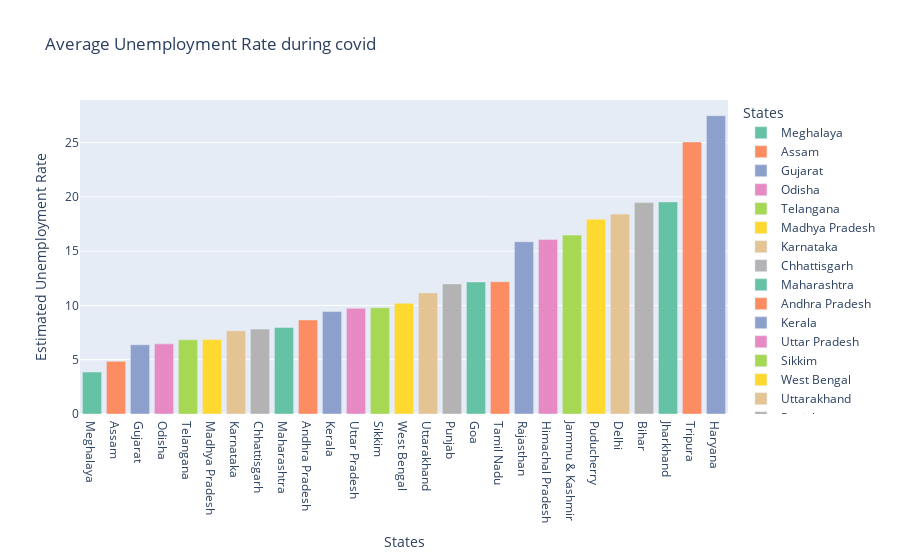

Notebook source saved alongside this figure:
### Code cell
import plotly.express as px

fig = px.bar(unemploy_df, x='States', y='Estimated Unemployment Rate',
             color='States', title='Average Unemployment Rate during covid',
             template='plotly', color_discrete_sequence=px.colors.qualitative.Set2)

fig.show()
# most affected state is haryana and least is meghalaya

### Figure 1 — Plotly figure (JSON) as saved in the notebook; plotly's stock layout.template omitted (floating-point values rounded to 4 significant figures)
{"data": [{"alignmentgroup": "True", "hovertemplate": "States=%{x}<br>Estimated Unemployment Rate=%{y}<extra></extra>", "legendgroup": "Meghalaya", "marker": {"color": "rgb(102,194,165)", "pattern": {"shape": ""}}, "name": "Meghalaya", "offsetgroup": "Meghalaya", "orientation": "v", "showlegend": true, "textposition": "auto", "type": "bar", "x": ["Meghalaya"], "xaxis": "x", "y": [3.866], "yaxis": "y"}, {"alignmentgroup": "True", "hovertemplate": "States=%{x}<br>Estimated Unemployment Rate=%{y}<extra></extra>", "legendgroup": "Assam", "marker": {"color": "rgb(252,141,98)", "pattern": {"shape": ""}}, "name": "Assam", "offsetgroup": "Assam", "orientation": "v", "showlegend": true, "textposition": "auto", "type": "bar", "x": ["Assam"], "xaxis": "x", "y": [4.856], "yaxis": "y"}, {"alignmentgroup": "True", "hovertemplate": "States=%{x}<br>Estimated Unemployment Rate=%{y}<extra></extra>", "legendgroup": "Gujarat", "marker": {"color": "rgb(141,160,203)", "pattern": {"shape": ""}}, "name": "Gujarat", "offsetgroup": "Gujarat", "orientation": "v", "showlegend": true, "textposition": "auto", "type": "bar", "x": ["Gujarat"], "xaxis": "x", "y": [6.376], "yaxis": "y"}, {"alignmentgroup": "True", "hovertemplate": "States=%{x}<br>Estimated Unemployment Rate=%{y}<extra></extra>", "legendgroup": "Odisha", "marker": {"color": "rgb(231,138,195)", "pattern": {"shape": ""}}, "name": "Odisha", "offsetgroup": "Odisha", "orientation": "v", "showlegend": true, "textposition": "auto", "type": "bar", "x": ["Odisha"], "xaxis": "x", "y": [6.462], "yaxis": "y"}, {"alignmentgroup": "True", "hovertemplate": "States=%{x}<br>Estimated Unemployment Rate=%{y}<extra></extra>", "legendgroup": "Telangana", "marker": {"color": "rgb(166,216,84)", "pattern": {"shape": ""}}, "name": "Telangana", "offsetgroup": "Telangana", "orientation": "v", "showlegend": true, "textposition": "auto", "type": "bar", "x": ["Telangana"], "xaxis": "x", "y": [6.833], "yaxis": "y"}, {"alignmentgroup": "True", "hovertemplate": "States=%{x}<br>Estimated Unemployment Rate=%{y}<extra></extra>", "legendgroup": "Madhya Pradesh", "marker": {"color": "rgb(255,217,47)", "pattern": {"shape": ""}}, "name": "Madhya Pradesh", "offsetgroup": "Madhya Pradesh", "orientation": "v", "showlegend": true, "textposition": "auto", "type": "bar", "x": ["Madhya Pradesh"], "xaxis": "x", "y": [6.854], "yaxis": "y"}, {"alignmentgroup": "True", "hovertemplate": "States=%{x}<br>Estimated Unemployment Rate=%{y}<extra></extra>", "legendgroup": "Karnataka", "marker": {"color": "rgb(229,196,148)", "pattern": {"shape": ""}}, "name": "Karnataka", "offsetgroup": "Karnataka", "orientation": "v", "showlegend": true, "textposition": "auto", "type": "bar", "x": ["Karnataka"], "xaxis": "x", "y": [7.668], "yaxis": "y"}, {"alignmentgroup": "True", "hovertemplate": "States=%{x}<br>Estimated Unemployment Rate=%{y}<extra></extra>", "legendgroup": "Chhattisgarh", "marker": {"color": "rgb(179,179,179)", "pattern": {"shape": ""}}, "name": "Chhattisgarh", "offsetgroup": "Chhattisgarh", "orientation": "v", "showlegend": true, "textposition": "auto", "type": "bar", "x": ["Chhattisgarh"], "xaxis": "x", "y": [7.819], "yaxis": "y"}, {"alignmentgroup": "True", "hovertemplate": "States=%{x}<br>Estimated Unemployment Rate=%{y}<extra></extra>", "legendgroup": "Maharashtra", "marker": {"color": "rgb(102,194,165)", "pattern": {"shape": ""}}, "name": "Maharashtra", "offsetgroup": "Maharashtra", "orientation": "v", "showlegend": true, "textposition": "auto", "type": "bar", "x": ["Maharashtra"], "xaxis": "x", "y": [7.979], "yaxis": "y"}, {"alignmentgroup": "True", "hovertemplate": "States=%{x}<br>Estimated Unemployment Rate=%{y}<extra></extra>", "legendgroup": "Andhra Pradesh", "marker": {"color": "rgb(252,141,98)", "pattern": {"shape": ""}}, "name": "Andhra Pradesh", "offsetgroup": "Andhra Pradesh", "orientation": "v", "showlegend": true, "textposition": "auto", "type": "bar", "x": ["Andhra Pradesh"], "xaxis": "x", "y": [8.664], "yaxis": "y"}, {"alignmentgroup": "True", "hovertemplate": "States=%{x}<br>Estimated Unemployment Rate=%{y}<extra></extra>", "legendgroup": "Kerala", "marker": {"color": "rgb(141,160,203)", "pattern": {"shape": ""}}, "name": "Kerala", "offsetgroup": "Kerala", "orientation": "v", "showlegend": true, "textposition": "auto", "type": "bar", "x": ["Kerala"], "xaxis": "x", "y": [9.434], "yaxis": "y"}, {"alignmentgroup": "True", "hovertemplate": "States=%{x}<br>Estimated Unemployment Rate=%{y}<extra></extra>", "legendgroup": "Uttar Pradesh", "marker": {"color": "rgb(231,138,195)", "pattern": {"shape": ""}}, "name": "Uttar Pradesh", "offsetgroup": "Uttar Pradesh", "orientation": "v", "showlegend": true, "textposition": "auto", "type": "bar", "x": ["Uttar Pradesh"], "xaxis": "x", "y": [9.737], "yaxis": "y"}, {"alignmentgroup": "True", "hovertemplate": "States=%{x}<br>Estimated Unemployment Rate=%{y}<extra></extra>", "legendgroup": "Sikkim", "marker": {"color": "rgb(166,216,84)", "pattern": {"shape": ""}}, "name": "Sikkim", "offsetgroup": "Sikkim", "orientation": "v", "showlegend": true, "textposition": "auto", "type": "bar", "x": ["Sikkim"], "xaxis": "x", "y": [9.793], "yaxis": "y"}, {"alignmentgroup": "True", "hovertemplate": "States=%{x}<br>Estimated Unemployment Rate=%{y}<extra></extra>", "legendgroup": "West Bengal", "marker": {"color": "rgb(255,217,47)", "pattern": {"shape": ""}}, "name": "West Bengal", "offsetgroup": "West Bengal", "orientation": "v", "showlegend": true, "textposition": "auto", "type": "bar", "x": ["West Bengal"], "xaxis": "x", "y": [10.19], "yaxis": "y"}, {"alignmentgroup": "True", "hovertemplate": "States=%{x}<br>Estimated Unemployment Rate=%{y}<extra></extra>", "legendgroup": "Uttarakhand", "marker": {"color": "rgb(229,196,148)", "pattern": {"shape": ""}}, "name": "Uttarakhand", "offsetgroup": "Uttarakhand", "orientation": "v", "showlegend": true, "textposition": "auto", "type": "bar", "x": ["Uttarakhand"], "xaxis": "x", "y": [11.16], "yaxis": "y"}, {"alignmentgroup": "True", "hovertemplate": "States=%{x}<br>Estimated Unemployment Rate=%{y}<extra></extra>", "legendgroup": "Punjab", "marker": {"color": "rgb(179,179,179)", "pattern": {"shape": ""}}, "name": "Punjab", "offsetgroup": "Punjab", "orientation": "v", "showlegend": true, "textposition": "auto", "type": "bar", "x": ["Punjab"], "xaxis": "x", "y": [11.98], "yaxis": "y"}, {"alignmentgroup": "True", "hovertemplate": "States=%{x}<br>Estimated Unemployment Rate=%{y}<extra></extra>", "legendgroup": "Goa", "marker": {"color": "rgb(102,194,165)", "pattern": {"shape": ""}}, "name": "Goa", "offsetgroup": "Goa", "orientation": "v", "showlegend": true, "textposition": "auto", "type": "bar", "x": ["Goa"], "xaxis": "x", "y": [12.17], "yaxis": "y"}, {"alignmentgroup": "True", "hovertemplate": "States=%{x}<br>Estimated Unemployment Rate=%{y}<extra></extra>", "legendgroup": "Tamil Nadu", "marker": {"color": "rgb(252,141,98)", "pattern": {"shape": ""}}, "name": "Tamil Nadu", "offsetgroup": "Tamil Nadu", "orientation": "v", "showlegend": true, "textposition": "auto", "type": "bar", "x": ["Tamil Nadu"], "xaxis": "x", "y": [12.19], "yaxis": "y"}, {"alignmentgroup": "True", "hovertemplate": "States=%{x}<br>Estimated Unemployment Rate=%{y}<extra></extra>", "legendgroup": "Rajasthan", "marker": {"color": "rgb(141,160,203)", "pattern": {"shape": ""}}, "name": "Rajasthan", "offsetgroup": "Rajasthan", "orientation": "v", "showlegend": true, "textposition": "auto", "type": "bar", "x": ["Rajasthan"], "xaxis": "x", "y": [15.87], "yaxis": "y"}, {"alignmentgroup": "True", "hovertemplate": "States=%{x}<br>Estimated Unemployment Rate=%{y}<extra></extra>", "legendgroup": "Himachal Pradesh", "marker": {"color": "rgb(231,138,195)", "pattern": {"shape": ""}}, "name": "Himachal Pradesh", "offsetgroup": "Himachal Pradesh", "orientation": "v", "showlegend": true, "textposition": "auto", "type": "bar", "x": ["Himachal Pradesh"], "xaxis": "x", "y": [16.07], "yaxis": "y"}, {"alignmentgroup": "True", "hovertemplate": "States=%{x}<br>Estimated Unemployment Rate=%{y}<extra></extra>", "legendgroup": "Jammu & Kashmir", "marker": {"color": "rgb(166,216,84)", "pattern": {"shape": ""}}, "name": "Jammu & Kashmir", "offsetgroup": "Jammu & Kashmir", "orientation": "v", "showlegend": true, "textposition": "auto", "type": "bar", "x": ["Jammu & Kashmir"], "xaxis": "x", "y": [16.48], "yaxis": "y"}, {"alignmentgroup": "True", "hovertemplate": "States=%{x}<br>Estimated Unemployment Rate=%{y}<extra></extra>", "legendgroup": "Puducherry", "marker": {"color": "rgb(255,217,47)", "pattern": {"shape": ""}}, "name": "Puducherry", "offsetgroup": "Puducherry", "orientation": "v", "showlegend": true, "textposition": "auto", "type": "bar", "x": ["Puducherry"], "xaxis": "x", "y": [17.94], "yaxis": "y"}, {"alignmentgroup": "True", "hovertemplate": "States=%{x}<br>Estimated Unemployment Rate=%{y}<extra></extra>", "legendgroup": "Delhi", "marker": {"color": "rgb(229,196,148)", "pattern": {"shape": ""}}, "name": "Delhi", "offsetgroup": "Delhi", "orientation": "v", "showlegend": true, "textposition": "auto", "type": "bar", "x": ["Delhi"], "xaxis": "x", "y": [18.41], "yaxis": "y"}, {"alignmentgroup": "True", "hovertemplate": "States=%{x}<br>Estimated Unemployment Rate=%{y}<extra></extra>", "legendgroup": "Bihar", "marker": {"color": "rgb(179,179,179)", "pattern": {"shape": ""}}, "name": "Bihar", "offsetgroup": "Bihar", "orientation": "v", "showlegend": true, "textposition": "auto", "type": "bar", "x": ["Bihar"], "xaxis": "x", "y": [19.47], "yaxis": "y"}, {"alignmentgroup": "True", "hovertemplate": "States=%{x}<br>Estimated Unemployment Rate=%{y}<extra></extra>", "legendgroup": "Jharkhand", "marker": {"color": "rgb(102,194,165)", "pattern": {"shape": ""}}, "name": "Jharkhand", "offsetgroup": "Jharkhand", "orientation": "v", "showlegend": true, "textposition": "auto", "type": "bar", "x": ["Jharkhand"], "xaxis": "x", "y": [19.54], "yaxis": "y"}, {"alignmentgroup": "True", "hovertemplate": "States=%{x}<br>Estimated Unemployment Rate=%{y}<extra></extra>", "legendgroup": "Tripura", "marker": {"color": "rgb(252,141,98)", "pattern": {"shape": ""}}, "name": "Tripura", "offsetgroup": "Tripura", "orientation": "v", "showlegend": true, "textposition": "auto", "type": "bar", "x": ["Tripura"], "xaxis": "x", "y": [25.05], "yaxis": "y"}, {"alignmentgroup": "True", "hovertemplate": "States=%{x}<br>Estimated Unemployment Rate=%{y}<extra></extra>", "legendgroup": "Haryana", "marker": {"color": "rgb(141,160,203)", "pattern": {"shape": ""}}, "name": "Haryana", "offsetgroup": "Haryana", "orientation": "v", "showlegend": true, "textposition": "auto", "type": "bar", "x": ["Haryana"], "xaxis": "x", "y": [27.48], "yaxis": "y"}], "layout": {"barmode": "relative", "legend": {"title": {"text": "States"}, "tracegroupgap": 0}, "title": {"text": "Average Unemployment Rate during covid"}, "xaxis": {"anchor": "y", "categoryarray": ["Meghalaya", "Assam", "Gujarat", "Odisha", "Telangana", "Madhya Pradesh", "Karnataka", "Chhattisgarh", "Maharashtra", "Andhra Pradesh", "Kerala", "Uttar Pradesh", "Sikkim", "West Bengal", "Uttarakhand", "Punjab", "Goa", "Tamil Nadu", "Rajasthan", "Himachal Pradesh", "Jammu & Kashmir", "Puducherry", "Delhi", "Bihar", "Jharkhand", "Tripura", "Haryana"], "categoryorder": "array", "domain": [0, 1], "title": {"text": "States"}}, "yaxis": {"anchor": "x", "domain": [0, 1], "title": {"text": "Estimated Unemployment Rate"}}}}
